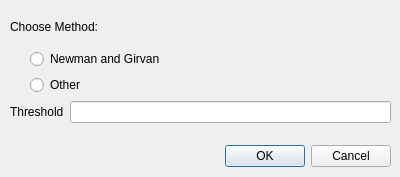
<?xml version="1.0" encoding="UTF-8"?>
<ui version="4.0">
 <class>ClusterizationDialog</class>
 <widget class="QDialog" name="ClusterizationDialog">
  <property name="geometry">
   <rect>
    <x>0</x>
    <y>0</y>
    <width>400</width>
    <height>177</height>
   </rect>
  </property>
  <property name="windowTitle">
   <string>Clusterization</string>
  </property>
  <widget class="QDialogButtonBox" name="buttonBox">
   <property name="geometry">
    <rect>
     <x>50</x>
     <y>140</y>
     <width>341</width>
     <height>32</height>
    </rect>
   </property>
   <property name="orientation">
    <enum>Qt::Horizontal</enum>
   </property>
   <property name="standardButtons">
    <set>QDialogButtonBox::Cancel|QDialogButtonBox::Ok</set>
   </property>
  </widget>
  <widget class="QWidget" name="verticalLayoutWidget">
   <property name="geometry">
    <rect>
     <x>10</x>
     <y>10</y>
     <width>381</width>
     <height>123</height>
    </rect>
   </property>
   <layout class="QVBoxLayout" name="verticalLayout">
    <item>
     <widget class="QLabel" name="label">
      <property name="text">
       <string>Choose Method:</string>
      </property>
     </widget>
    </item>
    <item>
     <layout class="QHBoxLayout" name="horizontalLayout">
      <property name="bottomMargin">
       <number>0</number>
      </property>
      <item>
       <spacer name="horizontalSpacer">
        <property name="orientation">
         <enum>Qt::Horizontal</enum>
        </property>
        <property name="sizeType">
         <enum>QSizePolicy::Fixed</enum>
        </property>
        <property name="sizeHint" stdset="0">
         <size>
          <width>20</width>
          <height>20</height>
         </size>
        </property>
       </spacer>
      </item>
      <item>
       <widget class="QRadioButton" name="newmangirvan_radiobutton">
        <property name="text">
         <string>Newman and Girvan</string>
        </property>
       </widget>
      </item>
     </layout>
    </item>
    <item>
     <layout class="QHBoxLayout" name="horizontalLayout_2">
      <property name="bottomMargin">
       <number>0</number>
      </property>
      <item>
       <spacer name="horizontalSpacer_2">
        <property name="orientation">
         <enum>Qt::Horizontal</enum>
        </property>
        <property name="sizeType">
         <enum>QSizePolicy::Fixed</enum>
        </property>
        <property name="sizeHint" stdset="0">
         <size>
          <width>20</width>
          <height>20</height>
         </size>
        </property>
       </spacer>
      </item>
      <item>
       <widget class="QRadioButton" name="other_radiobutton">
        <property name="text">
         <string>Other</string>
        </property>
       </widget>
      </item>
     </layout>
    </item>
    <item>
     <layout class="QHBoxLayout" name="horizontalLayout_3">
      <property name="bottomMargin">
       <number>10</number>
      </property>
      <item>
       <widget class="QLabel" name="label_2">
        <property name="text">
         <string>Threshold</string>
        </property>
       </widget>
      </item>
      <item>
       <widget class="QLineEdit" name="threshold_input"/>
      </item>
     </layout>
    </item>
   </layout>
  </widget>
 </widget>
 <resources/>
 <connections>
  <connection>
   <sender>buttonBox</sender>
   <signal>accepted()</signal>
   <receiver>ClusterizationDialog</receiver>
   <slot>accept()</slot>
   <hints>
    <hint type="sourcelabel">
     <x>248</x>
     <y>254</y>
    </hint>
    <hint type="destinationlabel">
     <x>157</x>
     <y>274</y>
    </hint>
   </hints>
  </connection>
  <connection>
   <sender>buttonBox</sender>
   <signal>rejected()</signal>
   <receiver>ClusterizationDialog</receiver>
   <slot>reject()</slot>
   <hints>
    <hint type="sourcelabel">
     <x>316</x>
     <y>260</y>
    </hint>
    <hint type="destinationlabel">
     <x>286</x>
     <y>274</y>
    </hint>
   </hints>
  </connection>
 </connections>
</ui>
